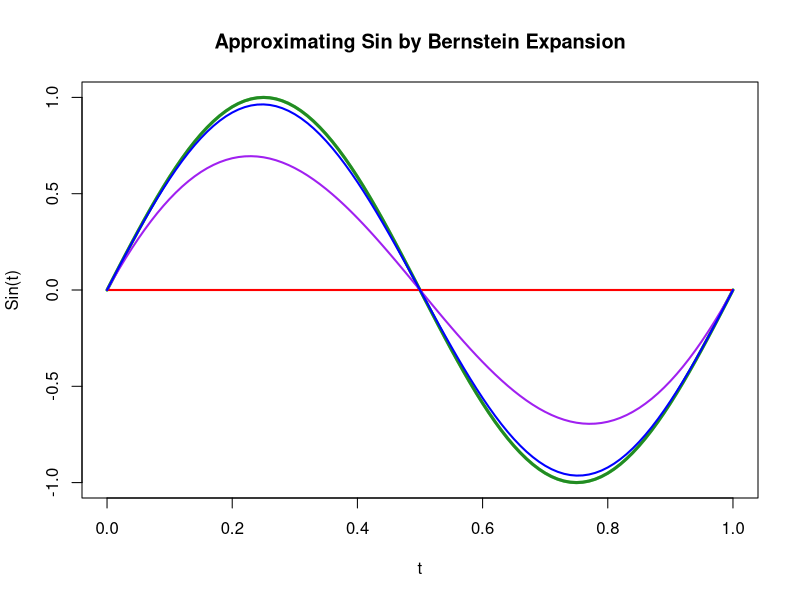

R code for this plot:
## Bernstein polynomials
library(plyr)

# Make the (n,k)th Bernstein Basis Polynomial
mkBnk = function(f=function(x){1},n,k){
  coef = choose(n,k)*f(k/n)
  p1 = k
  p2 = n-k
  Bnk = function(x){coef*x^p1*(1-x)^p2}
  #return(c(coef,p1,p2))
  return(Bnk)
}

# Expansion for a function
Bn = function(f=function(x){1},n){
  g = function(x){f(x)}
  k = matrix(0:n)
  bnk = apply(k,1,FUN=function(m){mkBnk(f=g,k=m,n=n)})
  B = function(t){sum(sapply(t, each(bnk)))}
  return(function(t){apply(as.matrix(t),1,B)}) #the default f(x)=1 will satisfy B(X)=1
}

## Example usage
#n = 2
#B20 = mkBnk(n=n,k=0); B21 = mkBnk(n=n,k=1); B22 = mkBnk(n=n,k=2)
#
#t = seq(0,1,.1)
#y20 = B20(t); y21 = B21(t); y22 = B22(t)
#plot(x=t,y=y20,type="l",lwd=2,col="blue")
#points(x=t,y=y21,type="l",lwd=2,col="forestgreen")
#points(x=t,y=y22,type="l",lwd=2,col="red")



## To use the output function, BX, on a vector of values t

t = seq(0,1,.01)
Sin = function(x){sin(2*pi*x)}
BSin1 = Bn(f=Sin,n=1)
BSin10 = Bn(f=Sin,n=10)
BSin100 = Bn(f=Sin,n=100)
fit1 = BSin1(t)
fit10 = BSin10(t)
fit100 = BSin100(t)
plot(t,Sin(t),type="l",lwd=3,col="lightgreen",main="Approximating Sin by Bernstein Expansion")
points(t,Sin(t),type="l",lwd=3,col="forestgreen")
points(t,fit1,type="l",lwd=2,col="red")
points(t,fit10,type="l",lwd=2,col="purple")
points(t,fit100,type="l",lwd=2,col="blue")

## de Casteljau's Algorithm for evaluating Bezier curves

deCasteljau = function(f,t,n){
  pts = seq(0,1,1/n)
  t0 = c(1-t,t)
  Beta = f(pts)
  for (k in 1:n){
    Beta = cbind(Beta[-(length(Beta))],Beta[-1]) %*% t0
    #print(Beta)
  }
  return(Beta)
}

#deCasteljau(Sin,.6,10)

fastB = function(f,n){
  B = function(t){return(deCasteljau(f=f,t,n=n))}
  return(function(t){apply(as.matrix(t),1,B)})
}

fastBSin100 = fastB(Sin,100)

# library(microbenchmark)
# microbenchmark(BSin100(t),fastBSin100(t))
## Unit: milliseconds
## expr       min        lq    median       uq       max neval
## BSin100(t) 1213.9194 1233.5991 1247.0700 1289.011 1944.6590   100
## fastBSin100(t)  309.1887  316.9562  322.6283  342.625  564.1454   100